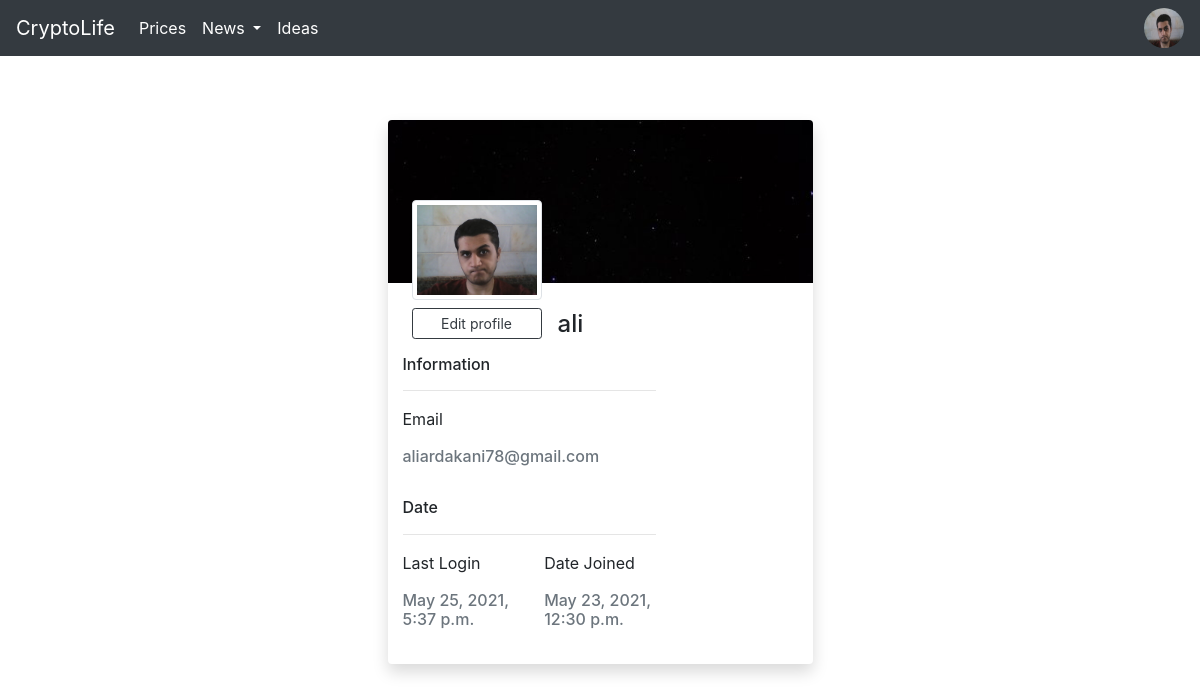
Screenshot of /accounts/1/ (signed in) with the database file from the repository.
### accounts/models.py (models this page shows, shortened)
class CustomUser(AbstractBaseUser, PermissionsMixin):
    class Meta:
        permissions = [
            ('all', 'all of the permissions')
        ]
    first_name = models.CharField(max_length=30, null=True, blank=True)
    last_name = models.CharField(max_length=30, null=True, blank=True)
    email = models.EmailField(verbose_name='email', max_length=100, unique=True)
    username = models.CharField(max_length=55, unique=True)
    date_joined = models.DateTimeField(verbose_name='date joined', auto_now_add=True)
    last_login = models.DateTimeField(verbose_name='last login', auto_now=True)
    is_admin = models.BooleanField(default=False)
    is_active = models.BooleanField(default=True)
    is_staff = models.BooleanField(default=False)
    is_superuser = models.BooleanField(default=False)
    profile_image = models.ImageField(null=True, blank=True, upload_to=get_profile_image_filepath, default='images/accounts/profiles/default_image.jpg')
    objects = MyAccountManager()
    USERNAME_FIELD = 'username'
    REQUIRED_FIELDS = ['email']

### accounts/views.py (the view)
# urls.py: path('<user_id>/', UserView.as_view(), name="user_view"),
class UserView(ListView):
    model = CustomUser
    template_name = 'registration/account.html'

### templates/registration/account.html (shortened to what this page needs)
{% extends 'base.html' %}
{% block content %}
<div class="row py-5 px-4">
    <div class="col-md-5 mx-auto">
        <div class="bg-white shadow rounded overflow-hidden">
            <div class="px-4 pt-0 pb-4 cover">
                <div class="media align-items-end profile-head">
                    <div class="profile mr-3"><a href="{{ user.profile_image.url }}"><img src="{{ user.profile_image.url }}" alt="..." width="130" class="rounded mb-2 img-thumbnail"></a><a href="{% url 'accounts:user_update' user.id %}" class="btn btn-outline-dark btn-sm btn-block">Edit profile</a></div>
                    <div class="media-body mb-0 ">
                        <h4 class="mt-0 mb-0">{{ user.username }}</h4>
                    </div>
                </div>
            </div>
            <div class="">
                <div class="col-sm-8">
                    <div class="card-block">
                        <h6 class="m-b-20 p-b-5 b-b-default f-w-600">Information</h6>
                    <hr>
                        <div class="row">
                            <div class="col">
                                <p class="m-b-10 f-w-600">Email</p>
                                <h6 class="text-muted f-w-1000">{{ user.email }}</h6></br>
                            </div>
                        </div>
                        <h6 class="m-b-20 m-t-40 p-b-5 b-b-default f-w-600">Date</h6><hr>
                        <div class="row">
                            <div class="col-sm-6">
                                <p class="m-b-10 f-w-600">Last Login</p>
                                <h6 class="text-muted f-w-400">{{ user.last_login }}</h6>
                            </div>
                            <div class="col-sm-6">
                                <p class="m-b-10 f-w-600">Date Joined</p>
                                <h6 class="text-muted f-w-400">{{ user.date_joined }}<h6></br>
                            </div>
                        </div>
                    </div>
                </div>
            </div>
        </div>
    </div>
</div>
{% endblock content %}

### templates/base.html (shortened to what this page needs)
{% load static %}
<!DOCTYPE html>
<html lang="en">
  <head>
    <link rel="stylesheet" href="https://cdn.jsdelivr.net/npm/bootstrap@4.5.3/dist/css/bootstrap.min.css">
  </head>
  <body>
    <nav class="navbar navbar-expand-lg navbar-dark bg-dark fixed-top">
      <a class="navbar-brand" href="{% url 'home' %}">CryptoLife</a>
      <div class="collapse navbar-collapse" id="navbarSupportedContent">
        <ul class="navbar-nav mr-auto">
          <li class="nav-item active">
            <a class="nav-link" href="{% url 'prices_list' %}">Prices <span class="sr-only">(current)</span></a>
          </li>
          {% if perms.news.add_news or perms.news.all %}
          <li class="nav-item dropdown active">
            <a class="nav-link dropdown-toggle" href="#" id="navbarDropdown" role="button" data-toggle="dropdown" aria-haspopup="true" aria-expanded="false">
              News
            </a>
          </li>
          {% else %}
          <li class="nav-item active">
            <a class="nav-link" href="{% url 'news_list' %}">News<span class="sr-only">(current)</span></a>
          </li>
          {% endif %}
          <li class="nav-item active">
            <a class="nav-link" href="#">Ideas<span class="sr-only">(current)</span></a>
          </li>
        </ul>
      </div>
        {% if user.is_authenticated %}
          <div class = "btn-group dropleft">
            <img class="account-image rounded-circle m-auto d-block dropdown-toggle" id="id_profile_links" data-toggle="dropdown" aria-haspopup="true" aria-expanded="false" src="{{ user.profile_image.url }}" alt="logo" width="40" height="40">
          </div>
          {% else %}
            <form class="form-inline ml-auto">
              <a href="{% url 'accounts:login' %}" class="btn btn-outline-secondary">Log In</a>
              <a href="{% url 'accounts:signup' %}" class="btn btn-primary ml-2">Sign up</a>
            </form>
          {% endif %}
    </nav>
    <main>
      <div class='container'>
        <br/>
        <br/>
        <br/>
        {% block content %}
        {% endblock content %}
      </div>
    </main>
  </body>
</html>

### templates/registration/account.html (style rules this page uses)
.profile-head { transform: translateY(5rem) }
.cover { background-image: url('/media/images/accounts/profiles/cover.jpg'); background-size: cover; background-repeat: no-repeat }

### rows the page displays
CustomUser: profile_image (placeholder picture), username "ali", email "aliardakani78@gmail.com", last_login "May 25, 2021, 5:37 p.m.", date_joined "May 23, 2021, 12:30 p.m."
